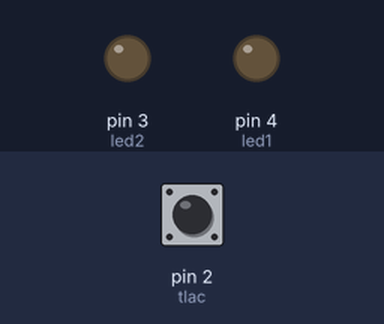
Bench run of a sketch on a simulated Arduino Uno, built with avr-gcc and run on an emulated ATmega328P. Parts: output pins drawn as LEDs (lit = HIGH). The test bench sets the inputs (shaded band); at power-on: pin 2 (tlac) LOW.

Above: at 1.2 s.
1.3 s: pin 2 (tlac) driven HIGH
At 2.0 s:
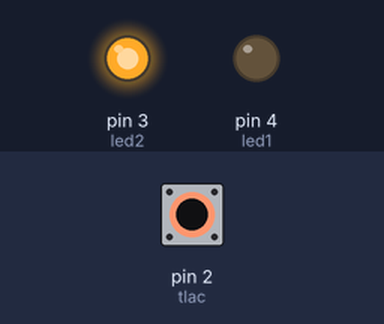
2.8 s: pin 2 (tlac) pulsed LOW 5 times (0.12 s each, 0.3 s apart)
At 4.9 s:
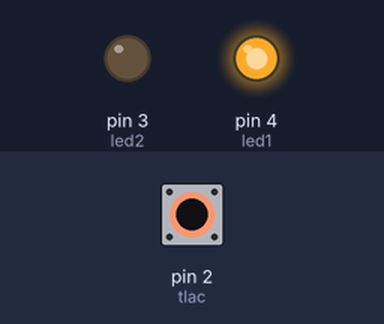
Timing chart, 0 to 6.4 s (numbered marks = the images above; inputs shaded):
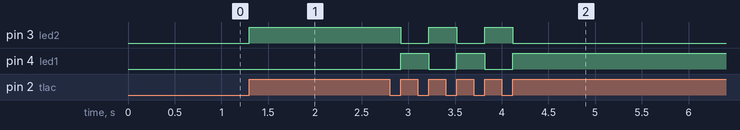

The sketch:

tlac.ino
```cpp
int led1 = 4;
int led2 = 3;
int tlac = 2;

boolean sviti = false;

void setup(){
  pinMode(led1,OUTPUT);
  pinMode(led2,OUTPUT);
  pinMode(tlac,INPUT);
}

void loop(){
  if(digitalRead(tlac)){
    if (sviti){
      sviti = false;
    }
    else sviti = true;
    digitalWrite(led2,sviti);
    digitalWrite(led1,!sviti);
    while(digitalRead(tlac)){
      delay(50);
    }
  }
}
```

Measured:
- after the input at 1.3 s, pin 3 (led2): LOW → HIGH at once
- after the input at 2.8 s, pin 3 (led2): alternates HIGH for 0.30 s and LOW for 0.30 s, 5 changes in all, then stays LOW, starting after 0.12 s; pin 4 (led1): alternates HIGH for 0.30 s and LOW for 0.30 s, 5 changes in all, then stays HIGH, starting after 0.12 s
